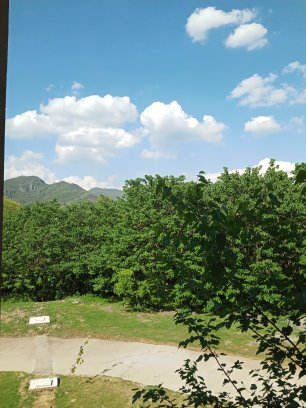
#> input picture pic.jpg, 306 x 408 px
$ python main.py
#> lines starting #> are read from the running program, lines starting #| are printed output that depends on the picture
import cv2

image = cv2.imread("pic.jpg",cv2.IMREAD_UNCHANGED)
#> image is the input picture: shape (408, 306, 3); mean B, G, R 131.5, 143.3, 119.9
#cv2.imshow("TITLE", image)
scale_percent = 50
new_width = int(image.shape[1] * scale_percent/100)
#> new_width = 153
new_height = int(image.shape[0] * scale_percent/100)
#> new_height = 204

output = cv2.resize(image, (new_width,new_height))
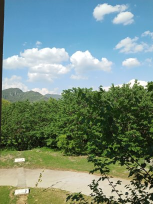
#> output: shape (204, 153, 3); mean B, G, R 131.7, 143.5, 120
cv2.imwrite("NewImage.png", output)
cv2.imshow("TITLE", output)

cv2.waitKey(0)
